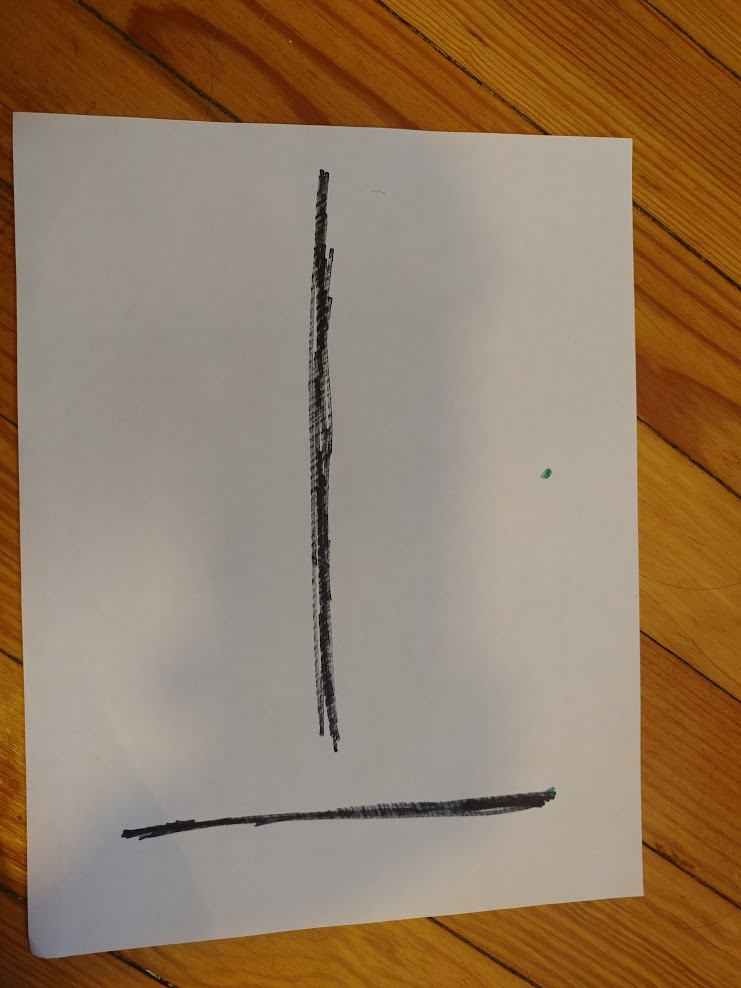
#> input picture Tan's testing/tshape.jpg, 741 x 988 px, found by its file name
$ python detect_t_shape.py
#> lines starting #> are read from the running program, lines starting #| are printed output that depends on the picture; after the words box and inside, x2 and y2 are one past the last pixel; in counts of white or black regions, pixels touching at a corner belong together; long printed decimals are rounded
import numpy as np
import cv2

img = cv2.imread("tshape.jpg")
#> img is the input picture: shape (988, 741, 3); mean B, G, R 99.6, 124, 147.5
cv2.imshow('img', img)
cv2.waitKey(0)
img = cv2.resize(img, (0,0), fx=0.80, fy=0.80)
#> img: shape (790, 593, 3)
cropped = img[150:700, 50:500]
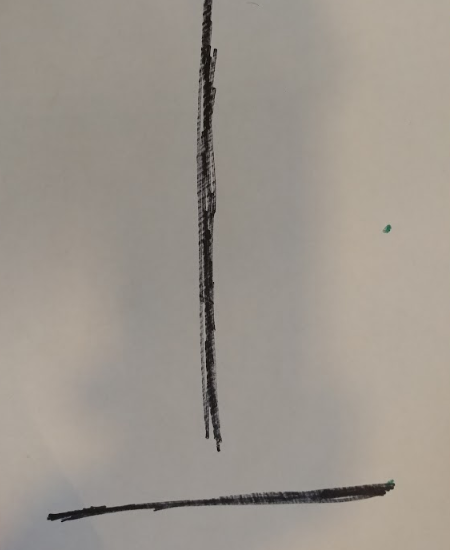
#> cropped: shape (550, 450, 3); mean B, G, R 141.5, 149.8, 156.8
gray = cv2.cvtColor(cropped, cv2.COLOR_BGR2GRAY)

cv2.imshow("gray", gray)
cv2.waitKey(0)
blur = cv2.GaussianBlur(gray, (5,5), 0)
_, otsu = cv2.threshold(blur, 0, 255, cv2.THRESH_BINARY_INV + cv2.THRESH_OTSU)
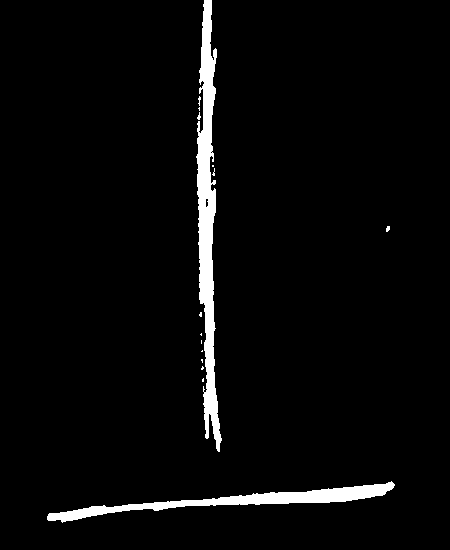
#> otsu: shape (550, 450); 3.6% white; 15 white regions (13 under 20 px), largest, box (x1, y1, x2, y2) and area: (196, 0, 222, 452) 5431, (47, 481, 395, 523) 3290
cv2.imshow('otsu', otsu)
cv2.waitKey(0)
kernel = np.ones((5,5), np.uint8)

opening = cv2.morphologyEx(otsu, cv2.MORPH_OPEN, kernel)
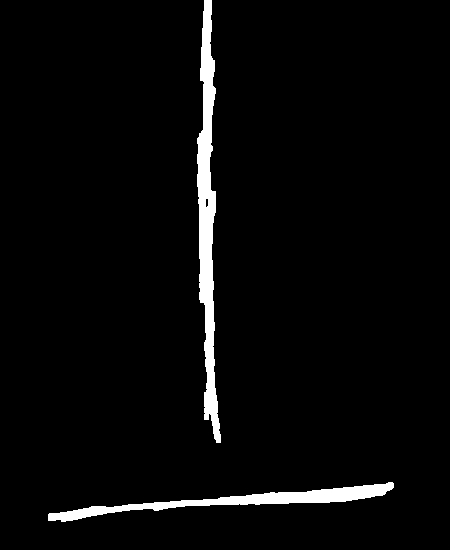
#> opening: shape (550, 450); 3.4% white; 2 white regions, box (x1, y1, x2, y2) and area: (197, 0, 221, 443) 5114, (48, 482, 394, 522) 3265
cv2.imshow('opening', opening)
cv2.waitKey(0)
edges = cv2.Canny(opening, 100, 200)
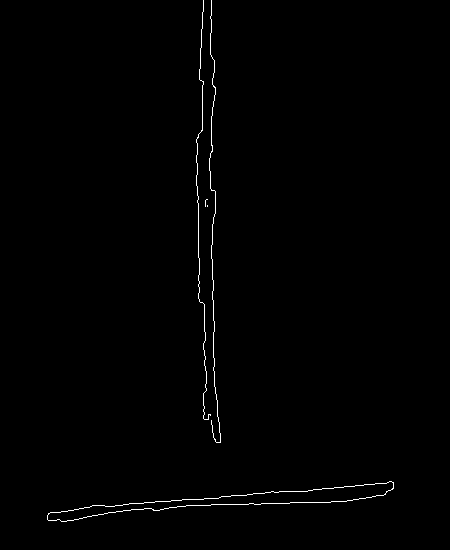
#> edges: shape (550, 450); 0.66% white in thin lines or dots, all inside (x1, y1, x2, y2) = (47, 0, 394, 522)
cv2.imshow('edges', edges)
edges_dilation = cv2.dilate(edges, kernel, iterations=5)
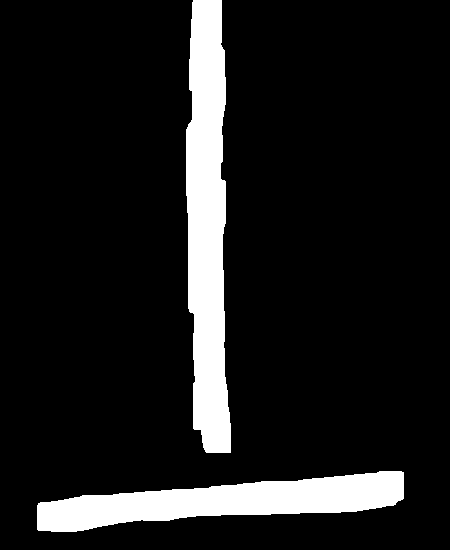
#> edges_dilation: shape (550, 450); 11.1% white; 2 white regions, box (x1, y1, x2, y2) and area: (186, 0, 231, 453) 15551, (37, 471, 404, 532) 11832
cv2.imshow('edges_dilation', edges_dilation)
edges_small = cv2.erode(edges_dilation, kernel, iterations=6)
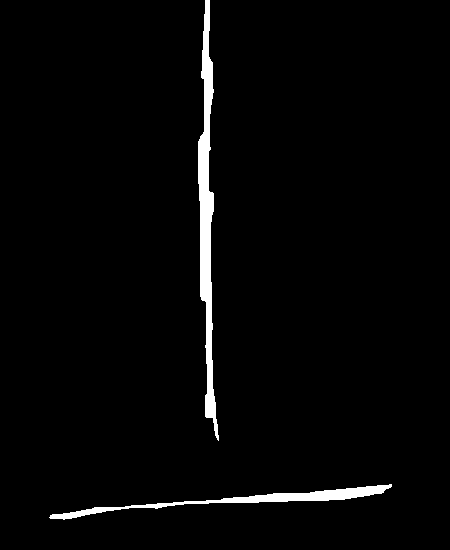
#> edges_small: shape (550, 450); 2.4% white; 2 white regions, box (x1, y1, x2, y2) and area: (198, 0, 219, 441) 3827, (49, 484, 392, 520) 2113
cv2.imshow('edges_small', edges_small)
cv2.waitKey(0)
minLineLength = 5
maxLineGap = 10


lines = cv2.HoughLinesP(edges_small,1,np.pi/180,300, minLineLength, maxLineGap)
#> lines = [[208, 417, 208, 0], [207, 417, 207, 0], [206, 417, 206, 394], [209, 417, 209, 191], [206, 363, 206, 0], [137, 507, 307, 493], [205, 301, 205, 0]]
for line in lines:
    for x1,y1,x2,y2 in line:
        if (x2 == x1):
            cv2.line(cropped,(x1,y1),(x2,y2),(255,0,0),2)
        elif (y2 == y1):
            cv2.line(cropped,(x1,y1),(x2,y2),(0,0,255),2)
        else:
            angle = (y2-y1)/(x2-x1)
            cv2.line(cropped,(x1,y1),(x2,y2),(0,255,0),2)
            print(angle)
#> this loop made 7 passes
#| -0.08235
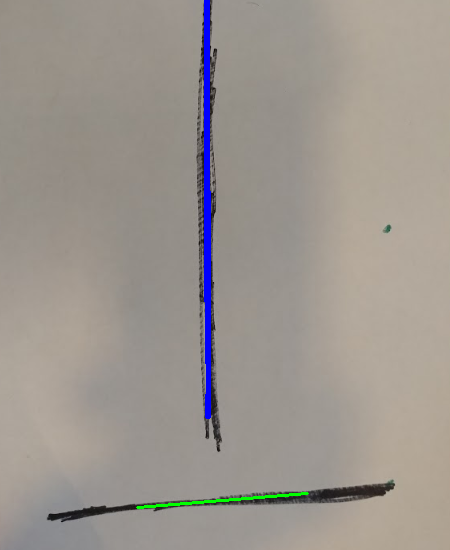
#> cropped: shape (550, 450, 3); 1.26% of pixels changed, all inside (x1, y1, x2, y2) = (136, 0, 309, 509)


cv2.imshow('houghlines',cropped)

cv2.waitKey(0)
cv2.destroyAllWindows()
